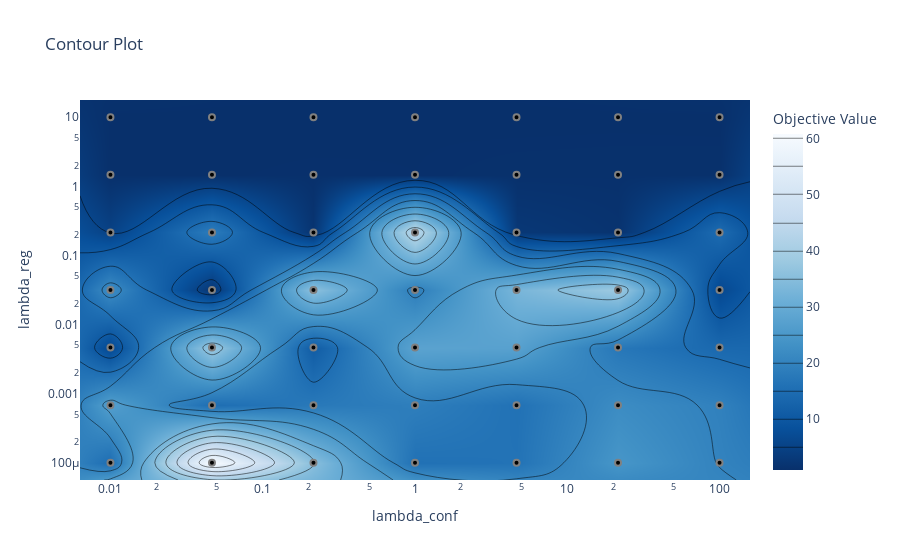

Here is the notebook cell this chart was saved with:
### Code cell
# Filter study trials for specific parameter value
filtered_trials = [trial for trial in study.trials 
                  if trial.params.get('conformality_loss') == 'trace2']

# Create a new study with filtered trials
filtered_study = optuna.create_study(directions=['minimize', 'minimize'])
for trial in filtered_trials:
    filtered_study.add_trial(trial)

# Plot the filtered study
vis.plot_contour(filtered_study, params=["lambda_conf", "lambda_reg"], target=lambda t: t.values[1])

### Figure 1 — Plotly figure (JSON) as saved in the notebook; plotly's stock layout.template omitted (floating-point values rounded to 4 significant figures)
{"data": [{"colorbar": {"title": {"text": "Objective Value"}}, "colorscale": [[0, "rgb(247,251,255)"], [0.125, "rgb(222,235,247)"], [0.25, "rgb(198,219,239)"], [0.375, "rgb(158,202,225)"], [0.5, "rgb(107,174,214)"], [0.625, "rgb(66,146,198)"], [0.75, "rgb(33,113,181)"], [0.875, "rgb(8,81,156)"], [1, "rgb(8,48,107)"]], "connectgaps": true, "contours": {"coloring": "heatmap"}, "hoverinfo": "none", "line": {"smoothing": 1.3}, "reversescale": true, "type": "contour", "x": [0.00631, 0.01, 0.04642, 0.2154, 1, 4.642, 21.54, 100, 158.5], "y": [5.623e-05, 0.0001, 0.0006813, 0.004642, 0.03162, 0.2154, 1.468, 10, 17.78], "z": [[NaN, NaN, NaN, NaN, NaN, NaN, NaN, NaN, NaN], [NaN, 14.99, 60.78, 35.19, 15.86, 16.27, 24.29, 19.85, NaN], [NaN, 26.75, 15.09, 17.63, 18.87, 15.98, 22.05, 19.42, NaN], [NaN, 6.228, 37.82, 11.03, 27.8, 27.26, 17.28, 13.86, NaN], [NaN, 22.15, 2.078, 35.59, 18.77, 32.83, 38.16, 6.327, NaN], [NaN, 4.843, 18.34, 1.825, 43.62, 2.629, 1.595, 14.63, NaN], [NaN, 0.9726, 0.9583, 1.009, 0.9778, 1.075, 1.098, 1.128, NaN], [NaN, 0.9196, 0.9126, 0.905, 0.9561, 0.9228, 0.9319, 0.9, NaN], [NaN, NaN, NaN, NaN, NaN, NaN, NaN, NaN, NaN]]}, {"marker": {"color": "black", "line": {"color": "Gray", "width": 2}}, "mode": "markers", "name": "Feasible Trial", "showlegend": false, "type": "scatter", "x": [0.01, 4.642, 0.04642, 1, 100, 0.01, 21.54, 21.54, 21.54, 4.642, 1, 0.01, 0.2154, 0.04642, 0.04642, 1, 100, 100, 0.04642, 0.04642, 21.54, 100, 0.2154, 21.54, 0.01, 0.2154, 100, 100, 0.01, 100, 0.01, 1, 1, 0.04642, 0.2154, 0.01, 4.642, 0.2154, 4.642, 0.2154, 4.642, 1, 4.642, 4.642, 0.04642, 21.54, 1, 21.54, 0.2154], "y": [0.004642, 0.0006813, 10, 0.0006813, 0.0001, 1.468, 1.468, 0.0001, 10, 10, 10, 0.0006813, 0.0001, 0.03162, 1.468, 0.03162, 10, 0.03162, 0.2154, 0.0001, 0.0006813, 0.0006813, 0.03162, 0.004642, 0.03162, 1.468, 0.004642, 0.2154, 0.2154, 1.468, 10, 1.468, 0.2154, 0.0006813, 0.004642, 0.0001, 1.468, 0.0006813, 0.004642, 10, 0.03162, 0.004642, 0.0001, 0.2154, 0.004642, 0.2154, 0.0001, 0.03162, 0.2154]}, {"marker": {"color": "#cccccc", "line": {"color": "Gray", "width": 2}}, "mode": "markers", "name": "Infeasible Trial", "showlegend": false, "type": "scatter", "x": [], "y": []}], "layout": {"title": {"text": "Contour Plot"}, "xaxis": {"range": [-2.2, 2.2], "title": {"text": "lambda_conf"}, "type": "log"}, "yaxis": {"range": [-4.25, 1.25], "title": {"text": "lambda_reg"}, "type": "log"}}}
